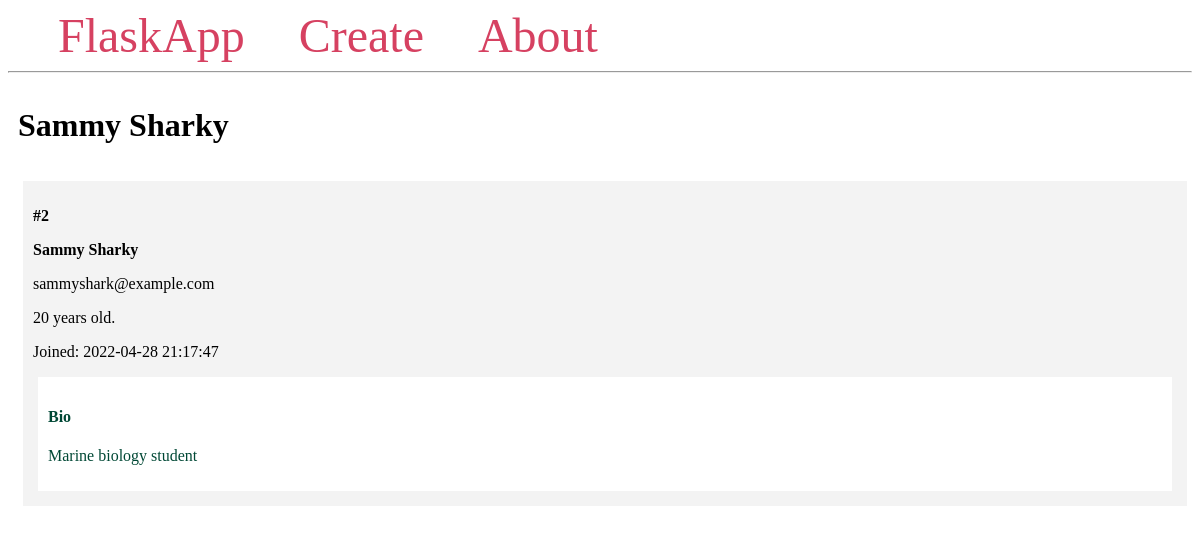
Page /2/ on the committed database.
### app.py (models this page shows, shortened)
class Student(db.Model):
    id = db.Column(db.Integer, primary_key=True)
    firstname = db.Column(db.String(100), nullable=False)
    lastname = db.Column(db.String(100), nullable=False)
    email = db.Column(db.String(80), unique=True, nullable=False)
    age = db.Column(db.Integer)
    created_at = db.Column(db.DateTime(timezone=True), server_default=func.now())
    bio = db.Column(db.Text)

### app.py (the view)
@app.route("/<int:student_id>/")
def student(student_id):
    student = Student.query.get_or_404(student_id)
    return render_template("student.html", student=student)

### templates/student.html
{% extends 'base.html' %} {% block content %}
<span class="title">
  <h1>
    {% block title %} {{ student.firstname }} {{ student.lastname }}{% endblock
    %}
  </h1>
</span>
<div class="content">
  <div class="student">
    <p><b>#{{ student.id }}</b></p>
    <b>
      <p class="name">{{ student.firstname }} {{ student.lastname }}</p>
    </b>
    <p>{{ student.email }}</p>
    <p>{{ student.age }} years old.</p>
    <p>Joined: {{ student.created_at }}</p>
    <div class="bio">
      <h4>Bio</h4>
      <p>{{ student.bio }}</p>
    </div>
  </div>
</div>
{% endblock %}

### templates/base.html (style rules this page uses)
.title { margin: 5px; }
.content { margin: 5px; width: 100%; display: flex; flex-direction: row; flex-wrap: wrap; }
.student { flex: 20%; padding: 10px; margin: 5px; background-color: #f3f3f3; inline-size: 100%; }
.bio { padding: 10px; margin: 5px; background-color: #ffffff; color: #004835; }

### rows in the picture
Student: firstname "Sammy", lastname "Sharky", id "2", email "sammyshark@example.com", age "20", created_at "2022-04-28 21:17:47", bio "Marine biology student"
